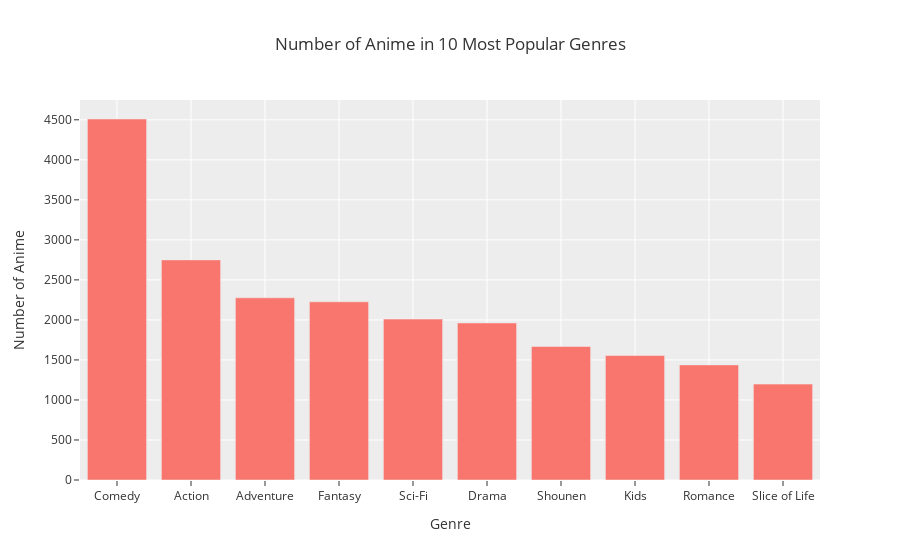

Write notebook code for a chart like this one.
### Code cell
fig = px.bar(
    genres_df.head(10),
    x = "genre",
    y = "anime_count",
    title = "Number of Anime in 10 Most Popular Genres",
    labels={"genre": "Genre", "anime_count":"Number of Anime"},
    template="ggplot2"
)

fig.show()

### Figure 1 — Plotly figure (JSON) as saved in the notebook; plotly's stock layout.template omitted (floating-point values rounded to 4 significant figures)
{"data": [{"hovertemplate": "Genre=%{x}<br>Number of Anime=%{y}<extra></extra>", "legendgroup": "", "marker": {"color": "#F8766D", "pattern": {"shape": ""}}, "name": "", "orientation": "v", "showlegend": false, "textposition": "auto", "type": "bar", "x": ["Comedy", "Action", "Adventure", "Fantasy", "Sci-Fi", "Drama", "Shounen", "Kids", "Romance", "Slice of Life"], "xaxis": "x", "y": [4510, 2750, 2276, 2226, 2010, 1962, 1668, 1555, 1438, 1198], "yaxis": "y"}], "layout": {"barmode": "relative", "legend": {"tracegroupgap": 0}, "title": {"text": "Number of Anime in 10 Most Popular Genres"}, "xaxis": {"anchor": "y", "domain": [0, 1], "title": {"text": "Genre"}}, "yaxis": {"anchor": "x", "domain": [0, 1], "title": {"text": "Number of Anime"}}}}
